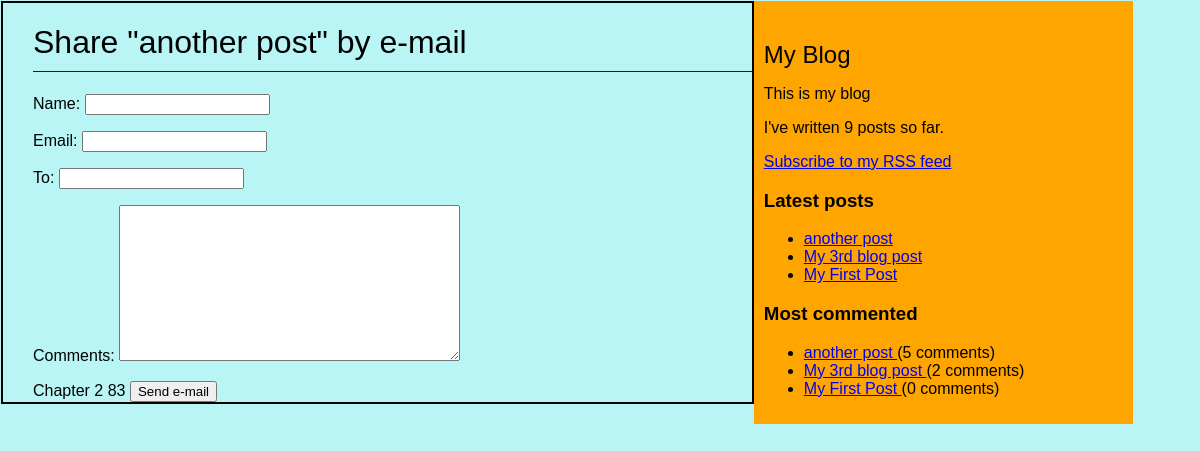
Before: /blog/6/share/ with the older database file.
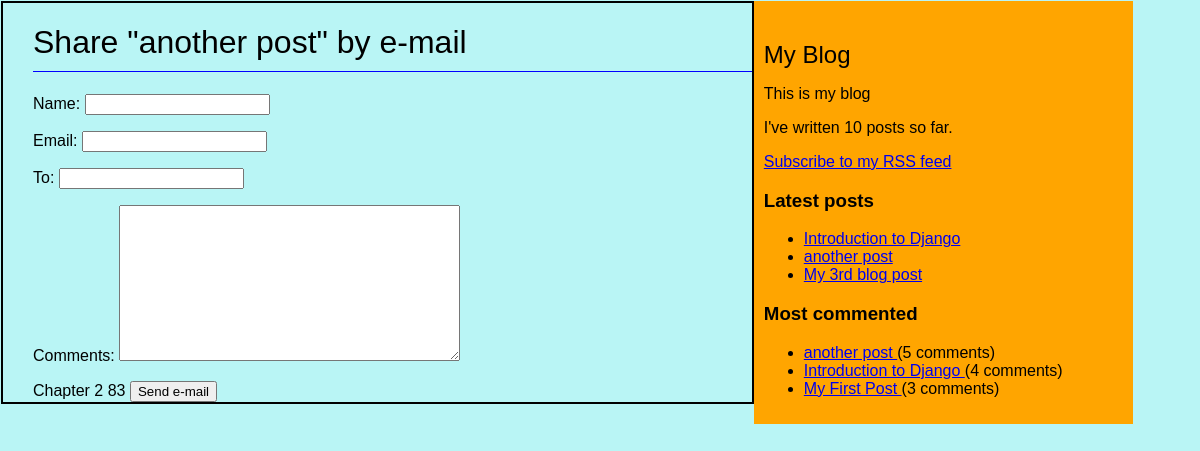
After: the same page with the newer database file.
### blog/models.py (models this page shows, shortened)
class Post(models.Model):
    class Status(models.TextChoices):
        DRAFT = 'DF', 'Draft'
        PUBLISHED = 'PB', 'Published'
    title = models.CharField(max_length=250)
    slug = models.SlugField(max_length=250, unique_for_date='publish') #slug is a short label for something, containing only letters, numbers, underscores or hyphens. unique_for_date means that the slug must be unique for the given date.
    author = models.ForeignKey(
        settings.AUTH_USER_MODEL,
        on_delete=models.CASCADE,
        related_name='blog_posts'
    )
    objects = models.Manager() # The default manager.
    published = PublishedManager() # Our custom manager.
    body = models.TextField()
    status = models.CharField(
        max_length=2,
        choices=Status.choices,
        default=Status.DRAFT)
    tags = TaggableManager()
    publish=models.DateTimeField(default=timezone.now)
    created=models.DateTimeField(auto_now_add=True)#store the date and time when the post is first created
    updated=models.DateTimeField(auto_now=True) #store the date and time when the post is last updated
    class Meta:
        ordering = ('-publish',) #order the posts by publish date in descending order
        indexes = [models.Index(fields=['-publish'])] #create an index on the publish field in descending order
    def get_absolute_url(self):
        return reverse(
            'blog:post_slug_date_detail',
            args=[self.publish.year,
                  self.publish.month,
                  self.publish.day,
                  self.slug
                ]
            )

### blog/views.py (the view)
# urls.py: path('<int:post_id>/share/', views.post_share, name='post_share'),
def post_share(request, post_id):
    post = get_object_or_404(
        Post,
        id=post_id,
        status=Post.Status.PUBLISHED)
    sent = False
    if request.method == 'POST':
        form = EmailPostForm(request.POST)
        if form.is_valid():
            cd = form.cleaned_data
            post_url = request.build_absolute_uri(post.get_absolute_url())
            subject = f"{cd['name']} recommends you read {post.title}"
            message = f"Read {post.title} at {post_url}\n\n{cd['name']} comments: {cd['comments']}"
            send_mail(
                subject,
                message,
                cd['email'],   # sender
                [cd['to']]     # receiver
            )
            sent = True
    else:
        form = EmailPostForm()
    return render(request,
                  'blog/post/share.html',
                  {'post': post,
                   'form': form,
                   'sent': sent}
                  )

### blog/forms.py
class EmailPostForm(forms.Form):
    name = forms.CharField(max_length=25)
    email = forms.EmailField()
    to = forms.EmailField()
    comments = forms.CharField(
        required=False,
        widget=forms.Textarea)

### blog/models.py (called while the page is built)
    def get_queryset(self):
        return super().get_queryset().filter(status=Post.Status.PUBLISHED)

### blog/templatetags/blog_tags.py (called while the page is built)
@register.simple_tag
def total_posts():
    return Post.objects.count()

@register.inclusion_tag('blog/post/latest_posts.html')
def show_latest_posts(count=5):
    latest_posts = Post.published.order_by('-publish')[:count]
    return {'latest_posts': latest_posts}

@register.inclusion_tag('blog/post/most_comments.html')
def show_most_commented_posts(count=5):
    most_commented_posts = Post.published.annotate(
        total_comments=Count('comments')
    ).order_by('-total_comments')[:count]
    return {'most_commented_posts': most_commented_posts}

### blog/templates/blog/post/share.html (shortened to what this page needs)
{% extends "blog/base.html" %}
{% block content %}
  {% if sent %}
    <h1>E-mail successfully sent</h1>
    <p>
      "{{ post.title }}" was successfully sent to {{ form.cleaned_data.to }}.
    </p>
  {% else %}
    <h1>Share "{{ post.title }}" by e-mail</h1>
    <form method="post">
      {{ form.as_p }}
Chapter 2 83
      <input type="submit" value="Send e-mail">
    </form>
  {% endif %}
{% endblock %}

### blog/templates/blog/post/latest_posts.html
<ul>
  {% for post in latest_posts %}
    <li>
      <a href="{{ post.get_absolute_url }}">
        {{ post.title }}
      </a>
    </li>
  {% endfor %}
</ul>

### blog/templates/blog/post/most_comments.html
<ul>
  {% for post in most_commented_posts %}
    <li>
      <a href="{{ post.get_absolute_url }}">
        {{ post.title }}
      </a>
      ({{ post.total_comments }} comments)
    </li>
  {% endfor %}
</ul>

Changed rows visible on the page:
no longer on one of the page's lists (row unchanged): Post: title "My 3rd blog post", total_comments "2"
no longer on one of the page's lists (row unchanged): Post: title "My First Post"
added Post: title "Introduction to Django", total_comments "4"
computed for Post "My First Post": total_comments "0" → "3"
Other visible differences:
text no longer shown: "9"
text now shown: "10"
